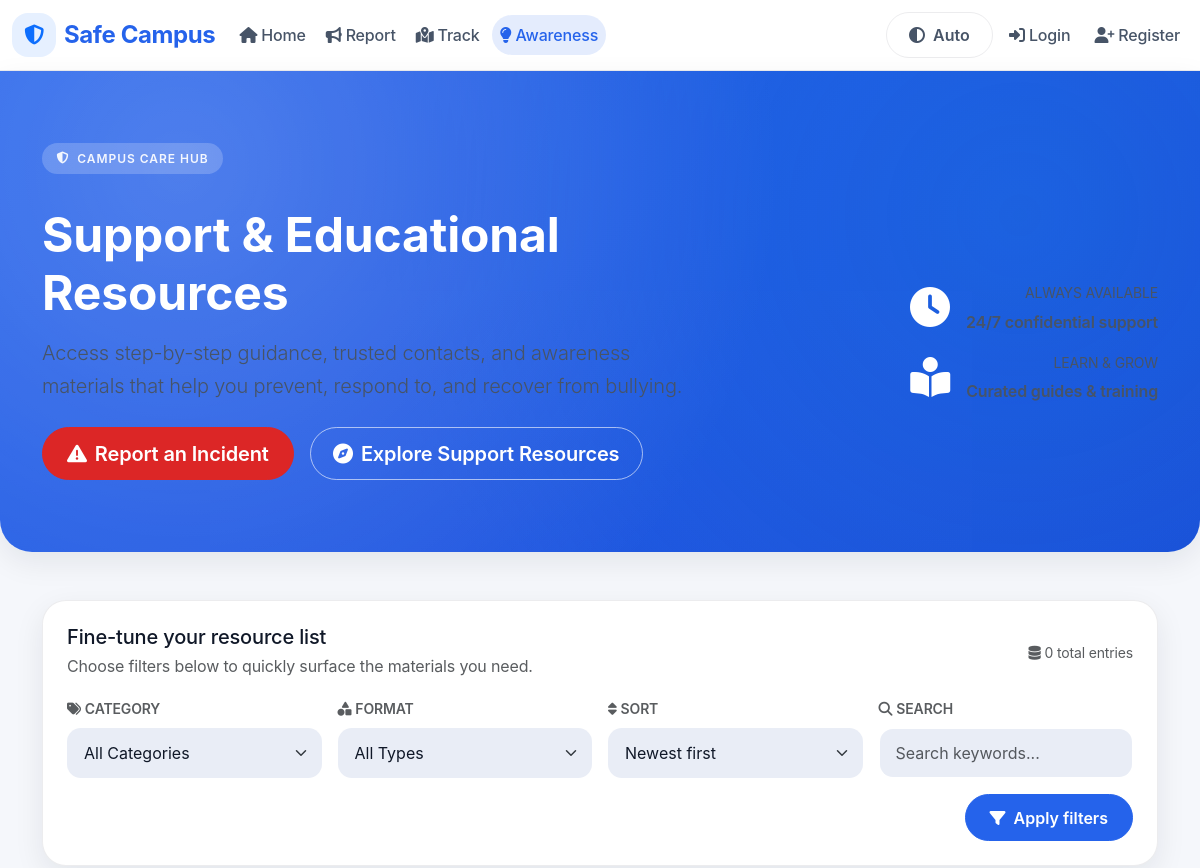
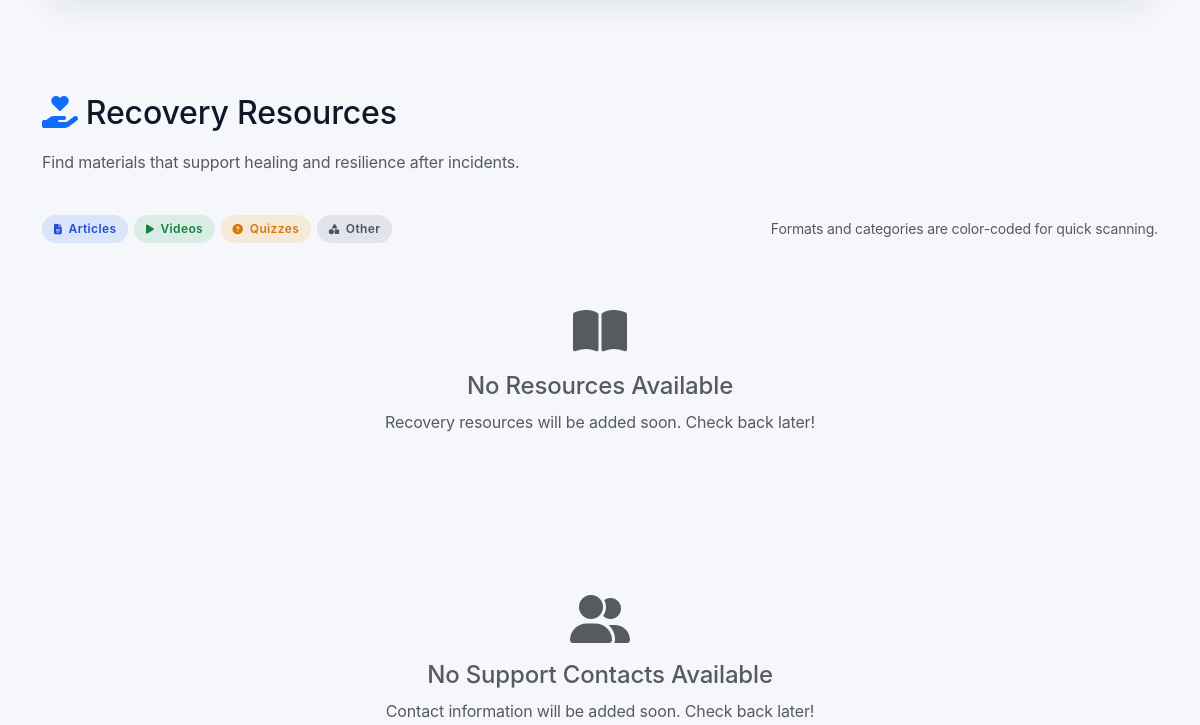
/awareness/?q=&category=all&type=all&sort=-created_at&contact_page=1&page=2 (upper part), run on an earlier commit of the app's database (2 pictures, top to bottom).
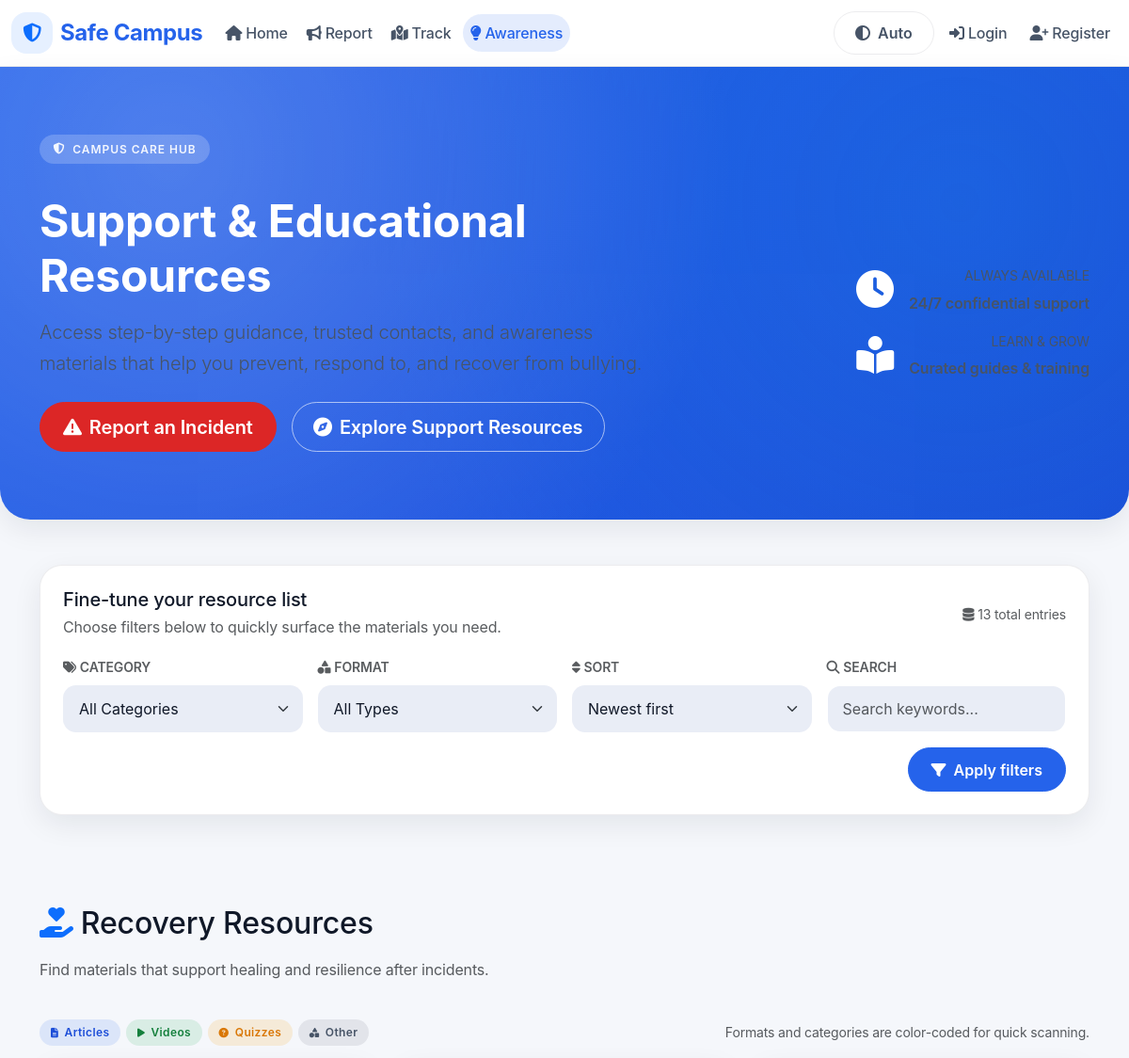
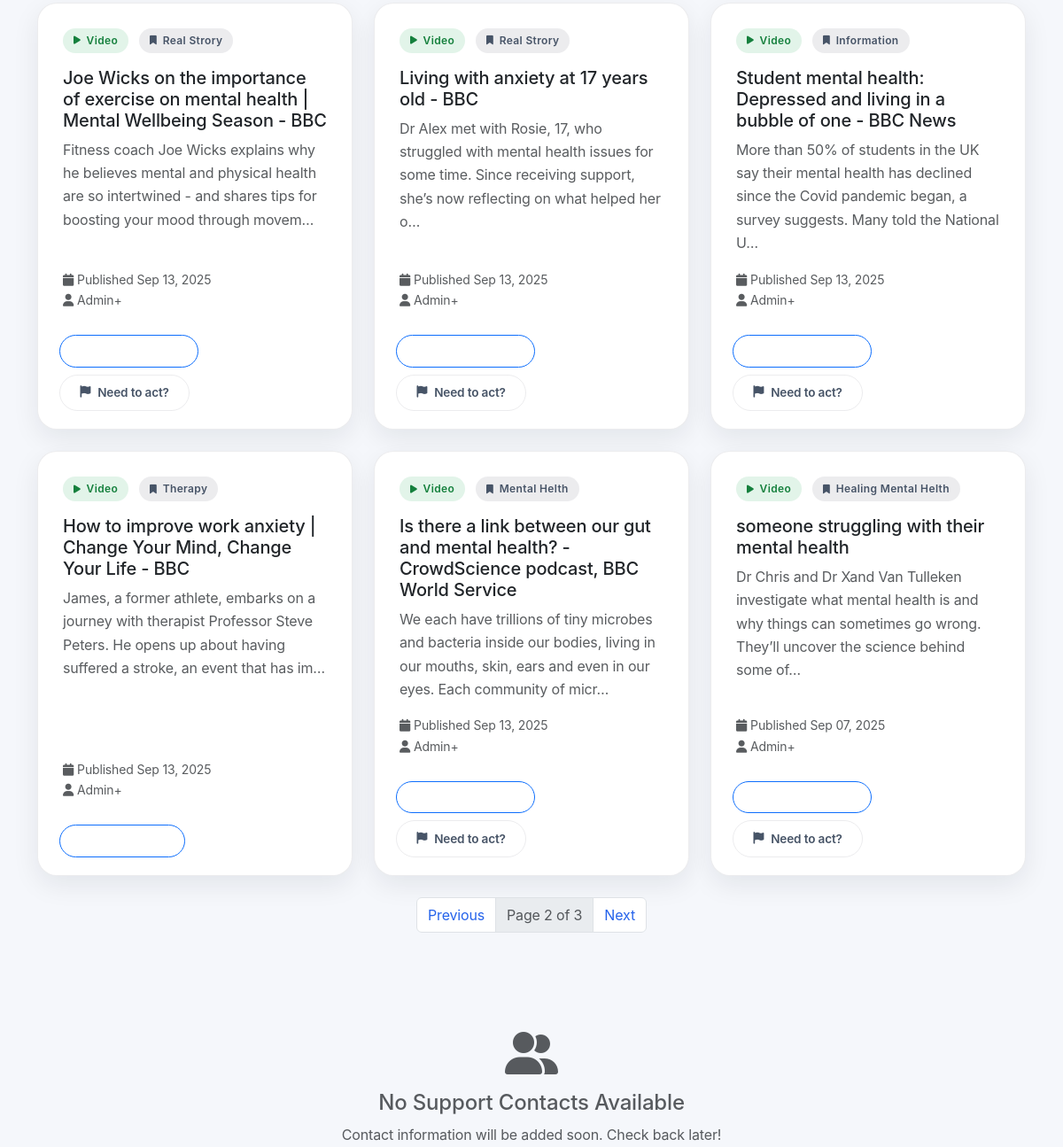
And on a later commit of the database (2 pictures, top to bottom).
### tccweb/core/models.py (models this page shows, shortened)
class EducationalResource(models.Model):
    RESOURCE_TYPES = [
        ("article", "Article"),
        ("video", "Video"),
        ("guide", "Guide"),
        ("quiz", "Quiz"),
    ]
    title = models.CharField(max_length=200)
    content = models.TextField(blank=True)
    url = models.URLField(blank=True)
    file = models.FileField(
        upload_to=resource_file_path,
        storage=resource_storage,
        blank=True,
        null=True,
        validators=[
            FileExtensionValidator(["pdf", "mp4"]),
            validate_file_type,
            validate_file_size,
            validate_no_malware,
        ],
    )
    resource_type = models.CharField(max_length=20, choices=RESOURCE_TYPES, default="article")
    category = models.CharField(max_length=50, blank=True)
    is_public = models.BooleanField(default=True)
    created_by = models.ForeignKey(User, on_delete=models.CASCADE, related_name='created_resources')
    created_at = models.DateTimeField(auto_now_add=True)
    class Meta:
        indexes = [
            models.Index(fields=["created_at"]),
            models.Index(fields=["created_by"]),
        ]

### tccweb/user_portal/views.py (the view)
# urls.py: path('awareness/', views.admin_awareness, name='admin_awareness'),
def awareness(request):
    try:
        resources = (
            EducationalResource.objects.filter(is_public=True)
            .select_related("created_by")
        )
    except Exception:
        logger.exception("Failed to load resources")
        resources = EducationalResource.objects.none()
        messages.error(request, "Unable to load resources.")
    category = request.GET.get('category')
    resource_type = request.GET.get('type')
    query = request.GET.get('q')
    sort = request.GET.get('sort', '-created_at')
    if category and category != 'all':
        resources = resources.filter(category=category)
    if resource_type and resource_type != 'all':
        resources = resources.filter(resource_type=resource_type)
    if query:
        resources = resources.filter(Q(title__icontains=query) | Q(content__icontains=query))
    allowed_sorts = ['title', '-title', 'created_at', '-created_at']
    if sort not in allowed_sorts:
        sort = '-created_at'
    resources = resources.order_by(sort)
    paginator = Paginator(resources, 6)
    page_number = request.GET.get('page')
    page_obj = paginator.get_page(page_number)
    try:
        contacts_qs = SupportContact.objects.filter(is_available=True).order_by('name')
    except Exception:
        logger.exception("Failed to load support contacts")
        contacts_qs = SupportContact.objects.none()
        messages.error(request, "Unable to load support contacts.")
    contacts_paginator = Paginator(contacts_qs, 6)
    contacts_page_number = request.GET.get('contact_page')
    contacts_page = contacts_paginator.get_page(contacts_page_number)
    context = {
        'resources': page_obj,
        'contacts': contacts_page,
        'category': category or 'all',
        'type': resource_type or 'all',
        'query': query or '',
        'sort': sort,
    }
    return render(request, 'awareness.html', context)

### tccweb/core/context_processors.py (called while the page is built)
def google_keys(request):
    return {
        "GOOGLE_MAPS_API_KEY": getattr(settings, "GOOGLE_MAPS_API_KEY", ""),
        "GOOGLE_CLIENT_ID": getattr(settings, "GOOGLE_CLIENT_ID", ""),
    }

def enable_2fa_banner(request):
    user = getattr(request, "user", None)
    should_show_banner = False
    setup_url = resolve_2fa_setup_url()
    if user and user.is_authenticated:
        should_show_banner = not user_has_confirmed_2fa(user)
    if should_show_banner and not setup_url:
        should_show_banner = False
    return {
        "enable_2fa_banner": should_show_banner,
        "enable_2fa_setup_url": setup_url,
    }

def auto_logout_settings(request):
    timeout = getattr(settings, "AUTO_LOGOUT_TIMEOUT", 0)
    try:
        timeout_seconds = int(timeout)
    except (TypeError, ValueError):
        timeout_seconds = 0
    return {
        "auto_logout_timeout_seconds": max(timeout_seconds, 0),
    }

### tccweb/user_portal/context_processors.py (called while the page is built, shortened)
def unread_messages(request):
    if not request.user.is_authenticated or ChatMessage is None:
        return {"unread_messages": 0, "admin_alerts": 0}

### tccweb/user_portal/templates/awareness.html (shortened to what the changed rows need)
{% extends "base.html" %}
{% block content %}
<section class="awareness-hero text-white py-5">
    <div class="container py-4">
        <div class="row align-items-center g-4 mt-2">
            <div class="col-lg-7">
                <h1 class="display-5 fw-bold mb-3">Support &amp; Educational Resources</h1>
            </div>
        </div>
    </div>
</section>
<section class="py-5">
    <div class="container">
        <div class="filter-card" role="search">
            <div class="d-flex flex-column flex-md-row justify-content-between align-items-md-center gap-3 mb-3">
                <div>
                    <h2 class="h5 mb-1">Fine-tune your resource list</h2>
                    <p class="text-muted mb-0">Choose filters below to quickly surface the materials you need.</p>
                </div>
                <div class="text-md-end text-muted small">
                    <i class="fas fa-database me-1"></i>{{ resources.paginator.count }} total entries
                </div>
            </div>
        </div>
    </div>
</section>
<section class="py-5" id="resources">
    <div class="container">
        <div class="row mb-4">
            <div class="col-12">
                <h2 class="mb-3"><i class="fas fa-hand-holding-heart me-2 text-primary"></i>Recovery Resources</h2>
            </div>
        </div>
                        <div id="resourcesContent" class="d-none" aria-live="polite">
            {% if resources %}
            <div class="row g-4" id="resourcesContainer">
                {% for resource in resources %}
                <div class="col-md-6 col-lg-4 resource-item"
                     data-category="{{ resource.category }}"
                     data-type="{{ resource.resource_type }}">
                    <div class="card h-100">
                        <div class="card-body d-flex flex-column gap-3">
                            <div class="status-stack resource-meta">
                                <span class="status-pill {% if resource.resource_type == 'article' %}status-pill-primary{% elif resource.resource_type == 'video' %}status-pill-success{% elif resource.resource_type == 'quiz' %}status-pill-warning{% else %}status-pill-secondary{% endif %}">
                                    <i class="fas
                                    {% if resource.resource_type == 'article' %}fa-file-alt
                                    {% elif resource.resource_type == 'video' %}fa-play
                                    {% elif resource.resource_type == 'quiz' %}fa-question-circle
                                    {% else %}fa-shapes
                                    {% endif %}"></i>
                                    {{ resource.resource_type|title }}
                                </span>
                                {% if resource.category %}
                                <span class="status-pill status-pill-neutral">
                                    <i class="fas fa-bookmark"></i>{{ resource.category|title }}
                                </span>
                                {% endif %}
                            </div>
                            <div>
                                <h3 class="h5 mb-2 text-break">{{ resource.title }}</h3>
                                <p class="mb-0 text-muted">{{ resource.content|striptags|truncatechars:150 }}</p>
                            </div>
                            <div class="mt-auto small text-muted">
                                <div><i class="fas fa-calendar me-1"></i>Published {{ resource.created_at|date:"M d, Y" }}</div>
                                {% if resource.created_by %}
                                <div><i class="fas fa-user me-1"></i>{{ resource.created_by.get_full_name|default:resource.created_by.username }}</div>
                                {% endif %}
                            </div>
                        </div>
                        <div class="card-footer bg-transparent border-0 pt-0">
                            <div class="d-flex flex-wrap gap-2">
                                {% if resource.url %}
                                    <a class="btn btn-outline-primary btn-sm btn-icon" href="{{ resource.url }}" target="_blank" rel="noopener">
                                        <i class="fas fa-external-link-alt"></i>
                                        <span>Open Resource</span>
                                    </a>
                                {% else %}
                                    <button class="btn btn-outline-primary btn-sm btn-icon" data-bs-toggle="modal"
                                            data-bs-target="#resourceModal" data-resource-id="{{ resource.id }}">
                                        <i class="fas fa-eye"></i>
                                        <span>View Details</span>
                                    </button>
                                {% endif %}
                                {% if resource.url %}
                                    <a class="btn btn-outline-secondary btn-sm btn-icon" href="{% url 'submit_report' %}" aria-label="Report concern after reading {{ resource.title }}">
                                        <i class="fas fa-flag"></i>
                                        <span>Need to act?</span>
                                    </a>
                                {% endif %}
                            </div>
                        </div>
                    </div>
                </div>
                {% endfor %}
            </div>
            {% if resources.has_other_pages %}
            <nav aria-label="Resource pagination" class="mt-4">
                <ul class="pagination justify-content-center">
                    {% if resources.has_previous %}
                    <li class="page-item">
                        <a class="page-link" href="?q={{ query }}&category={{ category }}&type={{ type }}&sort={{ sort }}&contact_page={{ contacts.number }}&page={{ resources.previous_page_number }}">Previous</a>
                    </li>
                    {% endif %}
                    <li class="page-item disabled"><span class="page-link">Page {{ resources.number }} of {{ resources.paginator.num_pages }}</span></li>
                    {% if resources.has_next %}
                    <li class="page-item">
                        <a class="page-link" href="?q={{ query }}&category={{ category }}&type={{ type }}&sort={{ sort }}&contact_page={{ contacts.number }}&page={{ resources.next_page_number }}">Next</a>
                    </li>
                    {% endif %}
                </ul>
            </nav>
            {% endif %}
            {% else %}
            <div class="text-center py-5">
                <i class="fas fa-book-open text-muted" style="font-size: 3rem;"></i>
                <h4 class="mt-3 text-muted">No Resources Available</h4>
                <p class="text-muted">Recovery resources will be added soon. Check back later!</p>
            </div>
            {% endif %}
        </div>
    </div>
</section>
{% endblock %}

What changed in the data, as far as the page shows it:
added EducationalResource: resource_type "Video", category "Real Strory", title "Joe Wicks on the importance of exercise on mental health | Mental Wellbeing Season - BBC", content "Fitness coach Joe Wicks explains why he believes mental and physical health are so intertwined - and shares tips for boosting your mood through movem…", created_at "Sep 13, 2025", created_by.get_full_name "Admin+"
added EducationalResource: resource_type "Video", category "Real Strory", title "Living with anxiety at 17 years old - BBC", content "Dr Alex met with Rosie, 17, who struggled with mental health issues for some time. Since receiving support, she’s now reflecting on what helped her o…", created_at "Sep 13, 2025", created_by.get_full_name "Admin+"
added EducationalResource: resource_type "Video", category "Information", title "Student mental health: Depressed and living in a bubble of one - BBC News", content "More than 50% of students in the UK say their mental health has declined since the Covid pandemic began, a survey suggests. Many told the National U…", created_at "Sep 13, 2025", created_by.get_full_name "Admin+"
added EducationalResource: resource_type "Video", category "Therapy", title "How to improve work anxiety | Change Your Mind, Change Your Life - BBC", content "James, a former athlete, embarks on a journey with therapist Professor Steve Peters. He opens up about having suffered a stroke, an event that has im…", created_at "Sep 13, 2025", created_by.get_full_name "Admin+"
added EducationalResource: resource_type "Video", category "Mental Helth", title "Is there a link between our gut and mental health? - CrowdScience podcast, BBC World Service", content "We each have trillions of tiny microbes and bacteria inside our bodies, living in our mouths, skin, ears and even in our eyes. Each community of micr…", created_at "Sep 13, 2025", created_by.get_full_name "Admin+"
added EducationalResource: resource_type "Video", category "Healing Mental Helth", title "someone struggling with their mental health", content "Dr Chris and Dr Xand Van Tulleken investigate what mental health is and why things can sometimes go wrong. They’ll uncover the science behind some of…", created_at "Sep 07, 2025", created_by.get_full_name "Admin+"
Also different on the page:
{{ resources.paginator.count }}: "0" → "13"
{{ resources.number }}: (not shown) → "2"
{{ resources.paginator.num_pages }}: (not shown) → "3"
text no longer shown: "No Resources Available Recovery resources will be added soon. Check back later!"
text now shown: "Previous Page of Next"
